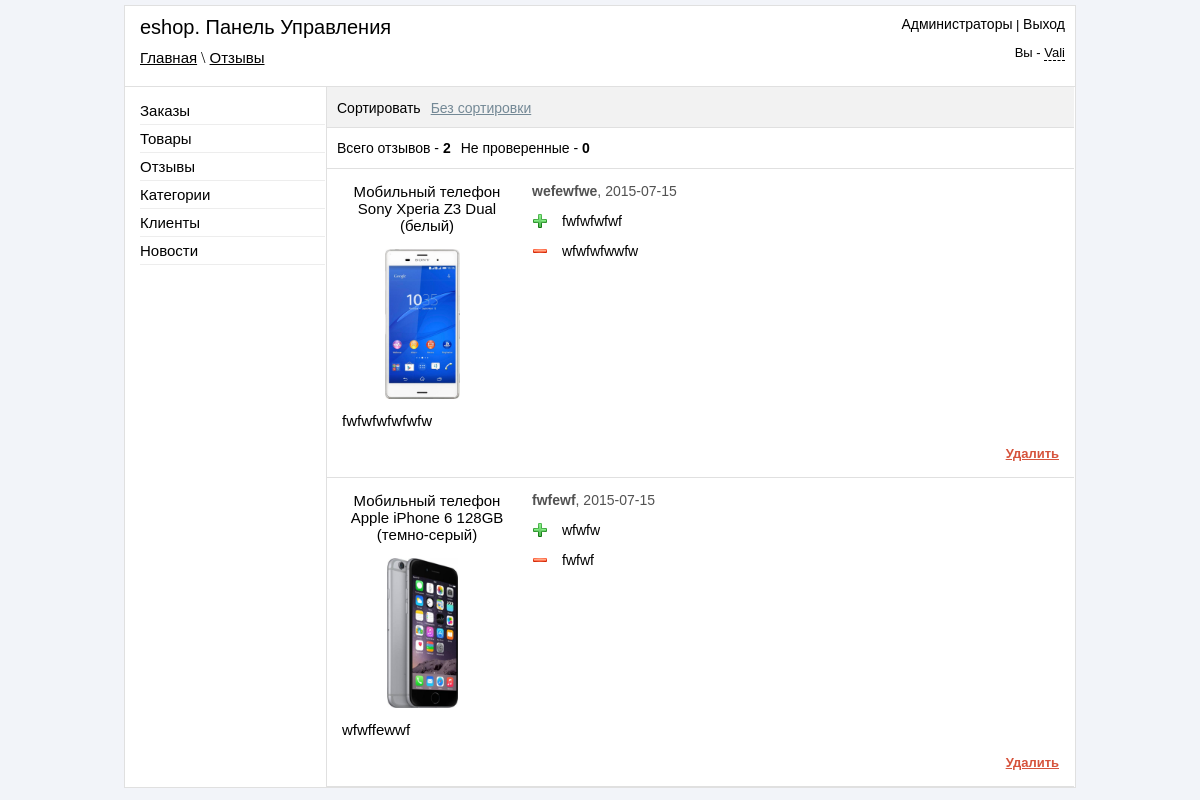
/admin/reviews.php (signed in), run on an earlier commit of the app's database.
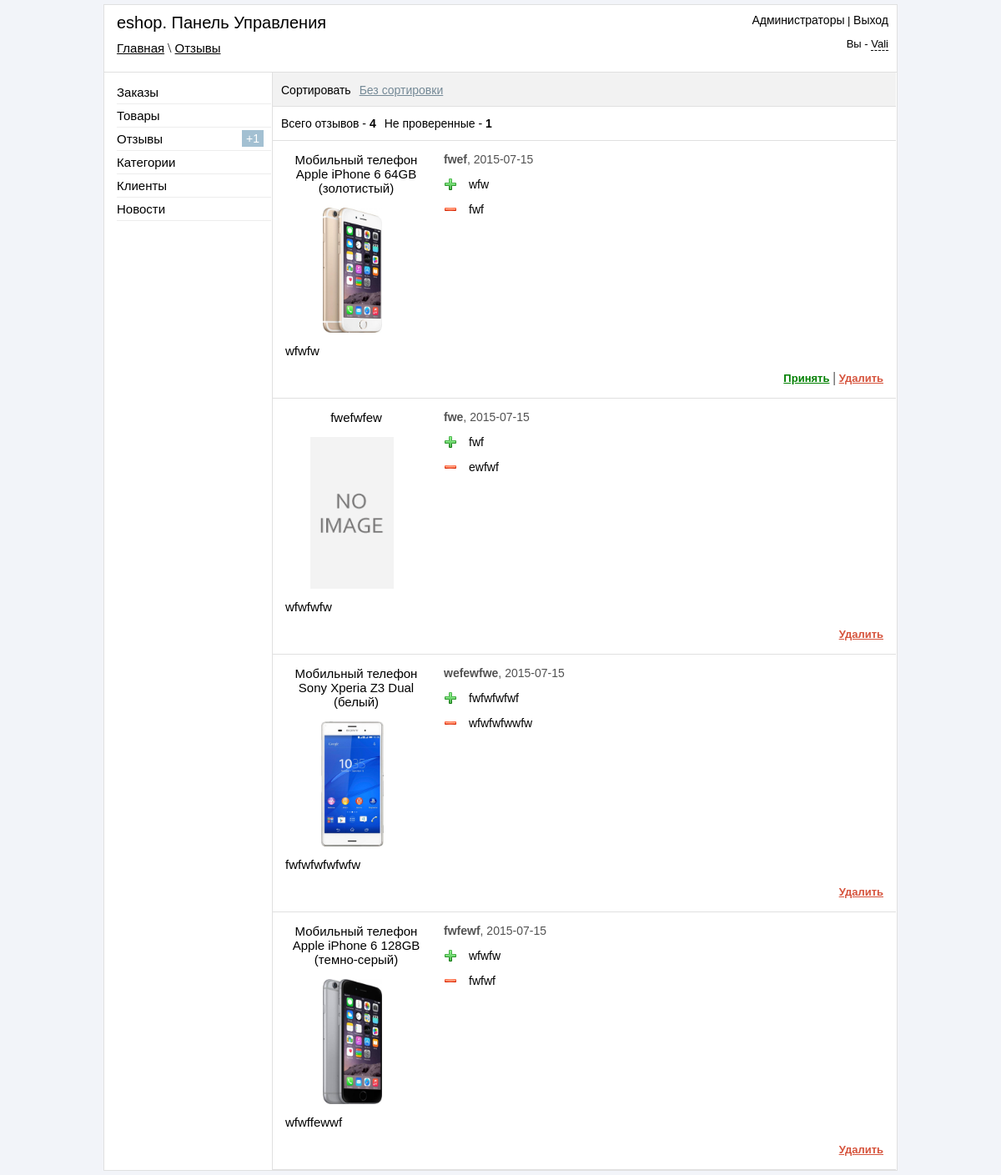
And on a later commit of the database.
### tables this page shows
CREATE TABLE IF NOT EXISTS `table_reviews` (
  `reviews_id` int(11) NOT NULL AUTO_INCREMENT,
  `products_id` int(11) NOT NULL,
  `name` varchar(100) NOT NULL,
  `good_reviews` text NOT NULL,
  `bad_reviews` text NOT NULL,
  `comment` text NOT NULL,
  `date` date NOT NULL,
  `moderate` int(11) NOT NULL,
  PRIMARY KEY (`reviews_id`)
);

CREATE TABLE IF NOT EXISTS `table_products` (
  `products_id` int(11) NOT NULL AUTO_INCREMENT,
  `title` varchar(255) NOT NULL,
  `price` int(11) NOT NULL,
  `brand` varchar(255) NOT NULL,
  `seo_words` text NOT NULL,
  `seo_description` text NOT NULL,
  `mini_description` text NOT NULL,
  `mini_features` text NOT NULL,
  `image` varchar(255) NOT NULL,
  `description` text NOT NULL,
  `features` text NOT NULL,
  `datetime` datetime NOT NULL,
  `new` int(11) NOT NULL DEFAULT '0',
  `leader` int(11) NOT NULL DEFAULT '0',
  `sale` int(11) NOT NULL DEFAULT '0',
  `visible` int(11) NOT NULL DEFAULT '0',
  `count` int(11) NOT NULL DEFAULT '0',
  `type_tovara` varchar(255) NOT NULL,
  `brand_id` int(11) NOT NULL,
  `yes_like` int(11) NOT NULL DEFAULT '1',
  `short_title` varchar(50) NOT NULL,
  PRIMARY KEY (`products_id`)
);

### admin/reviews.php (the view, shortened to what this page needs)
<?php
if ($_SESSION['auth_admin'] == "yes_auth")
{
	include 'include/db_connect.php';
	$sort = $_GET["sort"];
	switch ($sort) {
		default:
	$sort = "reviews_id DESC";
	$sort_name = 'Без сортировки';
		break;
	}
?>
<!DOCTYPE html>
<html>
<head>
	<link rel="stylesheet" href="css/reset.css">
	<link rel="stylesheet" href="css/style.css">
	<link rel="stylesheet" href="jquery_confirm/jquery_confirm.css">
</head>
<body>
	<div id="block-body">
	<?php
		include 'include/block-header.php';
		$all_count = mysql_query("SELECT * FROM table_reviews",$link);
		$all_count_result = mysql_num_rows($all_count);
		$no_accept_count = mysql_query("SELECT * FROM table_reviews WHERE moderate = '0'",$link);
		$no_accept_count_result = mysql_num_rows($no_accept_count);
	?>
	<div id="block-content">
		<div id="block-parameters">
<ul id="options-list">
	<li>Сортировать</li>
	<li><a id="select-links" href="#"><? echo $sort_name; ?></a>
</li>
</ul>
		</div>
			<div id="block-info">
				<ul id="review-info-count">
					<li>Всего отзывов - <strong><?php echo $all_count_result; ?></strong></li>
					<li>Не проверенные - <strong><?php echo $no_accept_count_result; ?></strong></li>
				</ul>
			</div>
<?php
	$num = 4;
	$page = strip_tags($_GET['page']);
	$page = mysql_real_escape_string($page);
$page = intval($page);
if(empty($page) or $page < 0) $page = 1;
$start = $page * $num - $num;
$result = mysql_query("SELECT * FROM table_reviews,table_products WHERE table_products.products_id = table_reviews.products_id ORDER BY $sort LIMIT $start, $num",$link);
If (mysql_num_rows($result) > 0)
{
$row = mysql_fetch_array($result);
do
{
	if (strlen($row["image"]) > 0 && file_exists("../upload_images/".$row["image"]))
{
$img_path = "../upload_images/".$row["image"];
$max_width = 150;
$max_height = 150;
 list($width, $height) = getimagesize($img_path);
$ratioh = $max_height/$height;
$ratiow = $max_width/$width;
$ratio = min($ratioh, $ratiow);
$width = intval($ratio*$width);
$height = intval($ratio*$height);
}else
{
$img_path = "/images/no-image.png";
$width = 100;
$height = 182;
}
if ($row["moderate"] == '0'){ $link_accept = '<a class="green" href="reviews.php?id='.$row["reviews_id"].'&action=accept" >Принять</a> | '; } else { $link_accept = ''; }
echo '
<div class="block-reviews">
<div class="block-title-img">
<p>'.$row["title"].'</p>
<center>
<img src="'.$img_path.'" width="'.$width.'" height="'.$height.'" />
</center>
</div>
<p class="author-date"><strong>'.$row["name"].'</strong>, '.$row["date"].'</p>
<div class="plus-minus">
		<img src="./images/plus16.png"/><p>'.$row["good_reviews"].'</p>
		<img src="./images/minus16.png"/><p>'.$row["bad_reviews"].'</p>
</div>
<p class="reviews-comment" >'.$row["comment"].'</p>
<p class="links-actions" align="right" >'.$link_accept.'<a class="delete" rel="reviews.php?id='.$row["reviews_id"].'&action=delete" >Удалить</a> </p>
</div>
';
} while ($row = mysql_fetch_array($result));
}
?>
	</div>
	</div>
</body>
</html>
<?php
	}else
	{
		header("Location: login.php");
	}
?>

### admin/include/block-header.php (shortened to what this page needs)
<?php
	$result1 = mysql_query("SELECT * FROM orders WHERE order_confirmed='no'",$link);
	$count1 = mysql_num_rows($result1);
	if ($count1 > 0) { $count_str1 = '<p>+'.$count1.'</p>'; } else { $count_str1 = ''; }
	$result2 = mysql_query("SELECT * FROM table_reviews WHERE moderate='0'",$link);
	$count2 = mysql_num_rows($result2);
	if ($count2 > 0) { $count_str2 = '<p>+'.$count2.'</p>'; } else { $count_str2 = ''; }
?>
<div id="block-header">
	<div id="block-header1" >
		<h3>eshop. Панель Управления</h3>
		<p id="link-nav" ><?php echo $_SESSION['urlpage']; ?></p>
	</div>
	<div id="block-header2" >
		<p align="right"><a href="administrators.php" >Администраторы</a> | <a href="?logout">Выход</a></p>
		<p align="right">Вы - <span><?php echo $_SESSION['admin_role']; ?></span></p>
	</div>
</div>
<div id="left-nav">
	<ul>
		<li><a href="orders.php">Заказы</a><?php echo $count_str1; ?></li>
		<li><a href="tovar.php">Товары</a></li>
		<li><a href="reviews.php">Отзывы</a><?php echo $count_str2; ?></li>
		<li><a href="category.php">Категории</a></li>
		<li><a href="clients.php">Клиенты</a></li>
		<li><a href="news.php">Новости</a></li>
	</ul>
</div>

### admin/css/style.css (style rules this page uses)
body { background-color: #f2f4f9; }
#block-body { width: 950px; margin: 5px auto; background-color: white; border: 1px solid #e0e0e0; }
#block-header { width: 950px; height: 80px; border-bottom: 1px solid #e0e0e0; }
#block-header1 { width: 300px; float: left; }
#block-header1 h3 { font: 20px sans-serif; margin-left: 15px; margin-top: 10px; margin-bottom: 5px; }
#block-header1 p { margin-left: 15px; margin-top: 10px; }
#block-header1 a { font: 15px sans-serif; color: black; }
#block-header2 { width: 300px; float: right; }
#block-header2 p { margin-top: 10px; margin-right: 10px; font: 13px sans-serif; }
#block-header2 a { font: 14px sans-serif; text-decoration: none; color: black; }
#block-header2 span { border-bottom: 1px dashed black; }
#left-nav { width: 200px; height: auto; min-height: 200px; position: absolute; }
#left-nav ul { margin-top: 10px; }
#left-nav li { margin-left: 15px; padding-top: 5px; padding-bottom: 5px; border-bottom: 1px solid #EDEDED; }
#left-nav a { font: 15px sans-serif; text-decoration: none; color: black; }
#block-content { width: 747px; min-height: 650px; height: auto; margin-left: 201px; border-left: 1px solid #e0e0e0; }
#block-parameters { height: 40px; border-bottom: 1px solid #e0e0e0; background-color: #f2f2f2; }
#block-info { height: 40px; border-bottom: 1px solid #e0e0e0; }
.delete { font:bold 13px sans-serif; color: #d6533c; cursor: pointer; text-decoration: underline; }
.green { font:bold 13px sans-serif; color: green; }
#options-list > li { float: left; margin-left: 10px; font: 14px sans-serif; margin-top: 13px; }
#options-list > li > a { color: #748996; }
#review-info-count li { float: left; margin-left: 10px; font: 14px sans-serif; margin-top: 12px; }
.block-reviews { border-bottom: 1px solid #e0e0e0; min-height: 170px; height: auto; }
.reviews-comment { clear: both; margin-left: 15px; margin-right: 15px; font: 15px sans-serif; }
.block-title-img { margin-right: 15px; margin-bottom: 10px; width: 190px; min-height: 170px; height: auto; float: left; }
.block-title-img > p { text-align: center; margin-top: 0px; margin-left: 10px; margin-bottom: 15px; font: 15px sans-serif; }
.plus-minus { margin-bottom: 10px; float: left; width: 530px; min-height: 100px; height: auto; }
.plus-minus > img { position: absolute; }
.plus-minus > p { font: 14px sans-serif; margin-left: 30px; margin-top: 0px; }
.author-date { font: 14px arial; margin-left: 20px; color: #525252; }
.links-actions { margin-right: 15px; }
#left-nav p { font: 14px sans-serif; color: white; margin-left: 150px; position: absolute; background-color: #a3c0d2; padding-left: 5px; padding-right: 5px; padding-top: 2px; padding-bottom: 2px; margin-top: -19px; }

What changed in the data, as far as the page shows it:
added table_reviews: products.title "Мобильный телефон Apple iPhone 6 64GB (золотистый)", products.image (picture), name "fwef", date "2015-07-15", good_reviews "wfw", bad_reviews "fwf", comment "wfwfw"
added table_reviews: products.title "fwefwfew", shows a picture, name "fwe", date "2015-07-15", good_reviews "fwf", bad_reviews "ewfwf", comment "wfwfwfw"
Also different on the page:
$count2: (not shown) → "1"
$all_count_result: "2" → "4"
$no_accept_count_result: "0" → "1"
